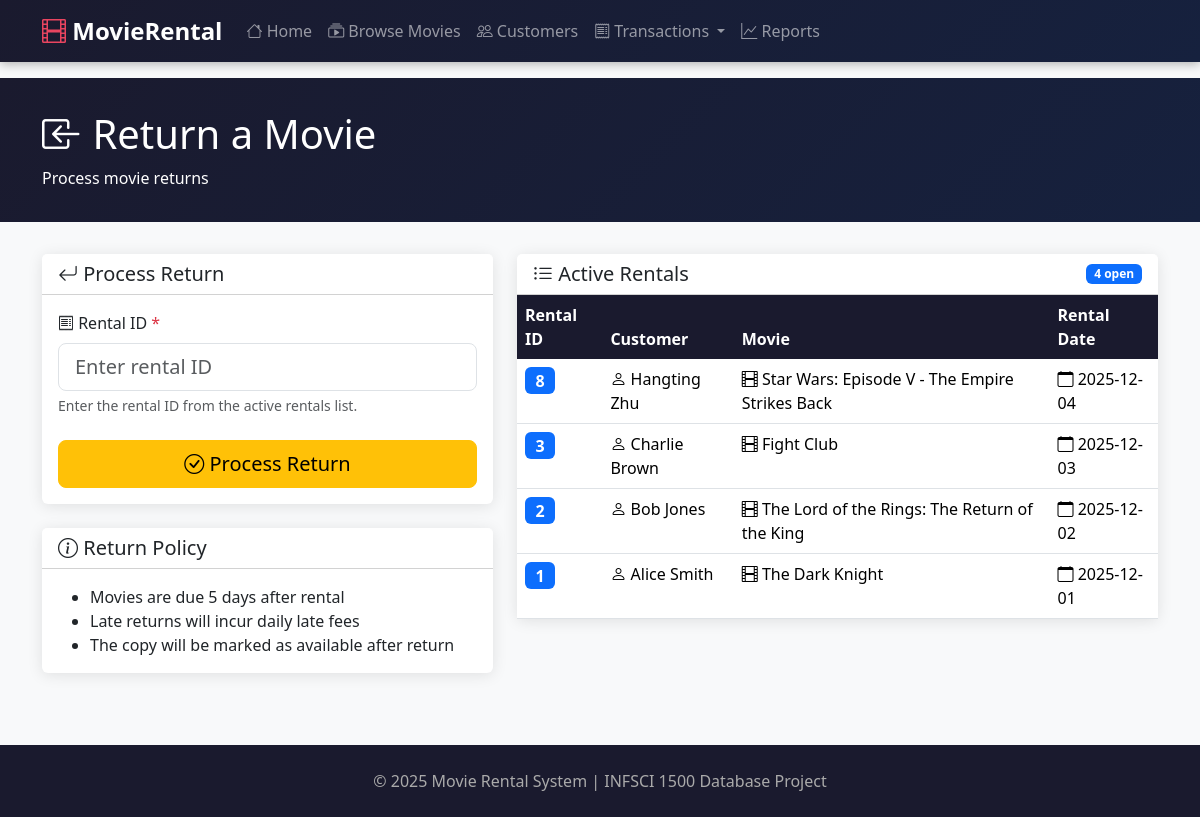
The app's page /return with its own data.
### tables this page shows
CREATE TABLE rental (
        rental_id     INTEGER PRIMARY KEY AUTOINCREMENT,
        customer_id   INTEGER NOT NULL,
        copy_id       INTEGER NOT NULL,
        rental_date   TEXT NOT NULL,
        due_date      TEXT NOT NULL,
        return_date   TEXT,
        rental_status TEXT NOT NULL DEFAULT 'OPEN',
        FOREIGN KEY (customer_id) REFERENCES customer(customer_id) ON DELETE RESTRICT ON UPDATE CASCADE,
        FOREIGN KEY (copy_id) REFERENCES inventory_copy(copy_id) ON DELETE RESTRICT ON UPDATE CASCADE
    );

CREATE TABLE customer (
        customer_id INTEGER PRIMARY KEY AUTOINCREMENT,
        first_name  TEXT NOT NULL,
        last_name   TEXT NOT NULL,
        email       TEXT NOT NULL UNIQUE,
        phone       TEXT,
        address     TEXT,
        signup_date TEXT NOT NULL
    );

CREATE TABLE movie (
        movie_id       INTEGER PRIMARY KEY AUTOINCREMENT,
        title          TEXT NOT NULL,
        release_year   INTEGER,
        mpaa_rating    TEXT,
        length_minutes INTEGER,
        movie_rating   REAL,
        description    TEXT,
        rental_rate    REAL NOT NULL DEFAULT 4.99,
        late_fee       REAL NOT NULL DEFAULT 1.00
    );

### app.py (the view, shortened to what this page needs)
@app.route("/return", methods=["GET", "POST"])
def return_movie():
    conn = get_connection()
    cur = conn.cursor()
    cur.execute(
        """
        SELECT r.rental_id,
               r.rental_date,
               c.first_name,
               c.last_name,
               m.title
        FROM rental r
        JOIN customer c ON r.customer_id = c.customer_id
        JOIN inventory_copy ic ON r.copy_id = ic.copy_id
        JOIN movie m ON ic.movie_id = m.movie_id
        WHERE r.rental_status = 'OPEN'
        ORDER BY r.rental_date DESC
        """
    )
    rentals = cur.fetchall()
    conn.close()
    return render_template("return.html", rentals=rentals)

### app.py (called while the page is built)
def get_connection():
    conn = sqlite3.connect(DB_PATH)
    conn.row_factory = sqlite3.Row  # let us use row["column_name"]
    return conn

### templates/return.html (shortened to what this page needs)
{% extends "base.html" %}
{% block content %}
<div class="page-header">
    <div class="container">
        <h1><i class="bi bi-box-arrow-in-left"></i> Return a Movie</h1>
        <p class="mb-0">Process movie returns</p>
    </div>
</div>
<div class="container">
    <div class="row">
        <div class="col-lg-5 mb-4">
            <div class="card">
                <div class="card-header bg-white">
                    <h5 class="mb-0"><i class="bi bi-arrow-return-left"></i> Process Return</h5>
                </div>
                <div class="card-body">
                    <form method="POST" action="{{ url_for('return_movie') }}">
                        <div class="mb-4">
                            <label for="rental_id" class="form-label">
                                <i class="bi bi-receipt"></i> Rental ID <span class="text-danger">*</span>
                            </label>
                            <input type="number" class="form-control form-control-lg"
                                   id="rental_id" name="rental_id"
                                   placeholder="Enter rental ID" required min="1">
                            <div class="form-text">Enter the rental ID from the active rentals list.</div>
                        </div>
                        <div class="d-grid gap-2">
                            <button type="submit" class="btn btn-warning btn-lg">
                                <i class="bi bi-check-circle"></i> Process Return
                            </button>
                        </div>
                    </form>
                </div>
            </div>
            <div class="card mt-4">
                <div class="card-header bg-white">
                    <h5 class="mb-0"><i class="bi bi-info-circle"></i> Return Policy</h5>
                </div>
                <div class="card-body">
                    <ul class="mb-0">
                        <li>Movies are due 5 days after rental</li>
                        <li>Late returns will incur daily late fees</li>
                        <li>The copy will be marked as available after return</li>
                    </ul>
                </div>
            </div>
        </div>
        <div class="col-lg-7">
            <div class="card">
                <div class="card-header bg-white d-flex justify-content-between align-items-center">
                    <h5 class="mb-0"><i class="bi bi-list-ul"></i> Active Rentals</h5>
                    <span class="badge bg-primary">{{ rentals|length }} open</span>
                </div>
                <div class="card-body p-0">
                    {% if rentals %}
                    <div class="table-responsive">
                        <table class="table table-hover mb-0">
                            <thead>
                                <tr>
                                    <th>Rental ID</th>
                                    <th>Customer</th>
                                    <th>Movie</th>
                                    <th>Rental Date</th>
                                </tr>
                            </thead>
                            <tbody>
                                {% for rental in rentals %}
                                <tr>
                                    <td>
                                        <span class="badge bg-primary fs-6">{{ rental['rental_id'] }}</span>
                                    </td>
                                    <td>
                                        <i class="bi bi-person"></i>
                                        {{ rental['first_name'] }} {{ rental['last_name'] }}
                                    </td>
                                    <td>
                                        <i class="bi bi-film"></i>
                                        {{ rental['title'] }}
                                    </td>
                                    <td>
                                        <i class="bi bi-calendar"></i>
                                        {{ rental['rental_date'][:10] }}
                                    </td>
                                </tr>
                                {% endfor %}
                            </tbody>
                        </table>
                    </div>
                    {% else %}
                    <div class="text-center py-5">
                        <i class="bi bi-inbox text-muted" style="font-size: 3rem;"></i>
                        <h5 class="mt-3 text-muted">No Active Rentals</h5>
                        <p class="text-muted mb-0">All movies have been returned.</p>
                    </div>
                    {% endif %}
                </div>
            </div>
        </div>
    </div>
</div>
{% endblock %}

### templates/base.html (style rules this page uses)
body { background-color: #f8f9fa; min-height: 100vh; }
.card { border: none; box-shadow: 0 2px 15px rgba(0,0,0,0.1); transition: transform 0.3s, box-shadow 0.3s; }
.page-header { background: linear-gradient(135deg, #1a1a2e 0%, #16213e 100%); color: white; padding: 2rem 0; margin-bottom: 2rem; }
.table th { background-color: #1a1a2e; color: white; border: none; }

### records on screen
rental: rental_id "8", first_name "Hangting", last_name "Zhu", title "Star Wars: Episode V - The Empire Strikes Back", rental_date "2025-12-04"
rental: rental_id "3", first_name "Charlie", last_name "Brown", title "Fight Club", rental_date "2025-12-03"
rental: rental_id "2", first_name "Bob", last_name "Jones", title "The Lord of the Rings: The Return of the King", rental_date "2025-12-02"
rental: rental_id "1", first_name "Alice", last_name "Smith", title "The Dark Knight", rental_date "2025-12-01"

### other values on screen
{{ rentals|length }} "4"
